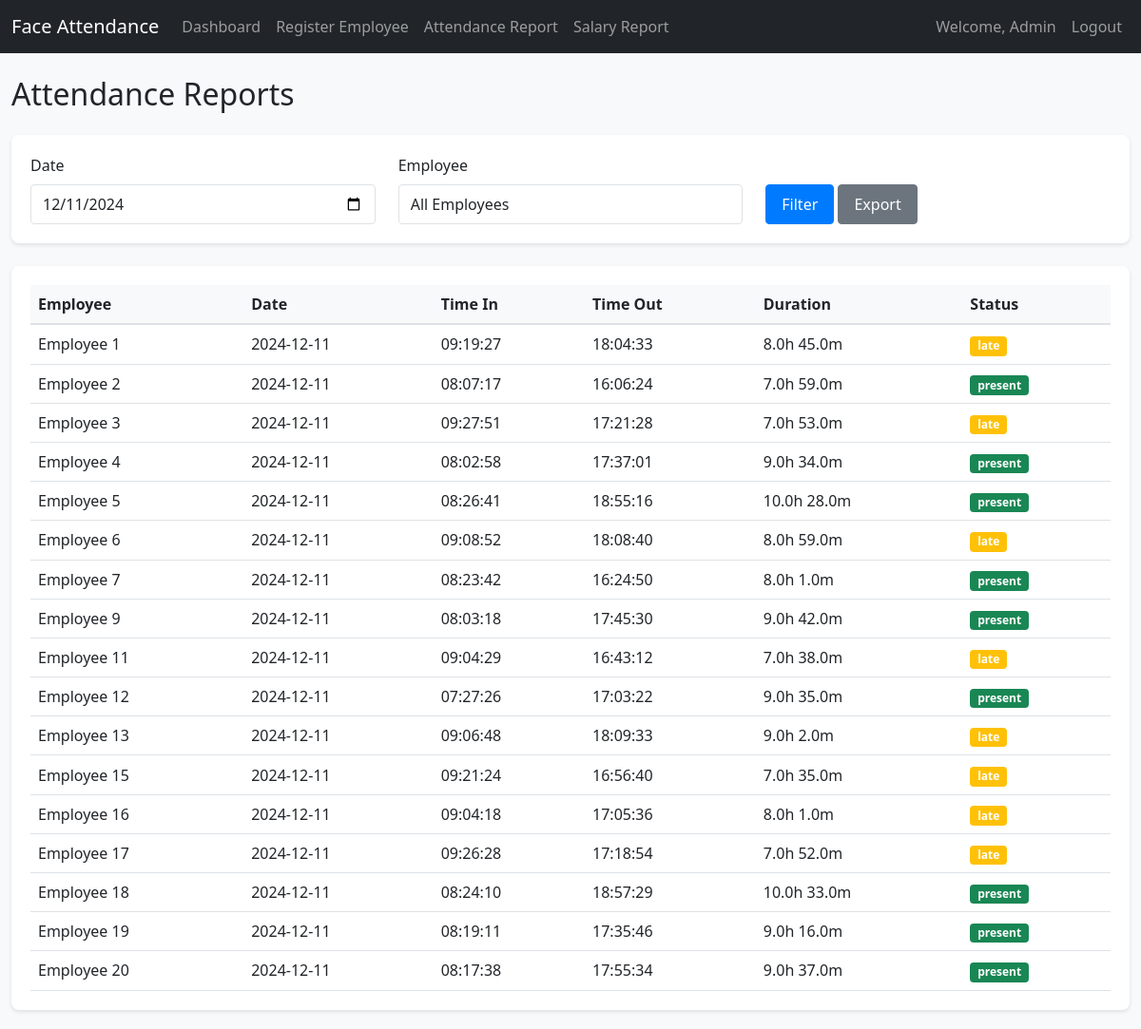
Before: /admin/reports (signed in) with the older database file.
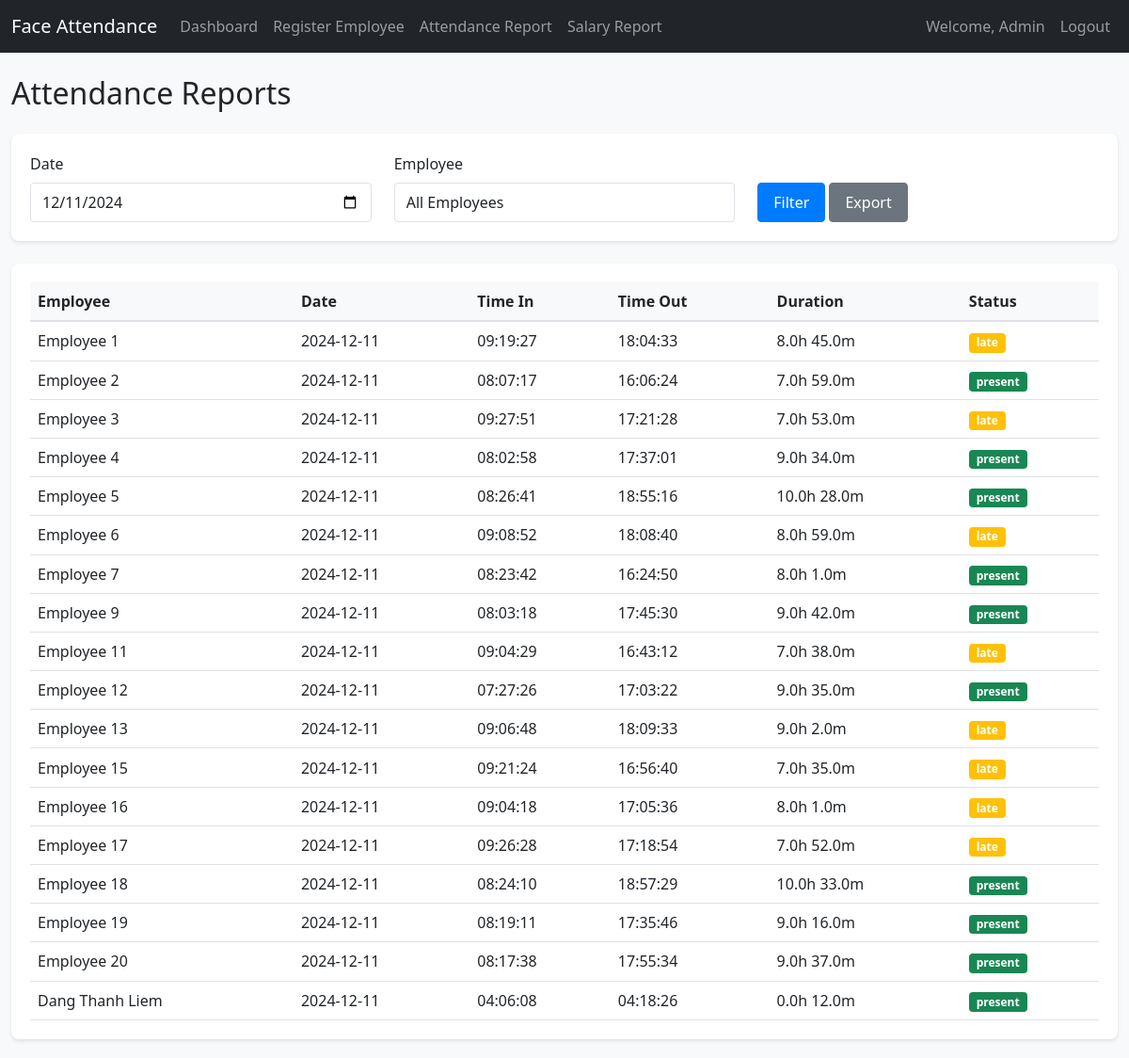
After: the same page with the newer database file.
### app/models.py (models this page shows, shortened)
class User(UserMixin, db.Model):
    id = db.Column(db.Integer, primary_key=True)
    username = db.Column(db.String(64), unique=True, nullable=False)
    email = db.Column(db.String(120), unique=True, nullable=False)
    password_hash = db.Column(db.String(128))
    name = db.Column(db.String(64))
    is_admin = db.Column(db.Boolean, default=False)
    face_encoding = db.Column(db.LargeBinary)
    position = db.Column(db.String(100))
    hourly_rate = db.Column(db.Float, default=0)
    attendances = db.relationship('Attendance', backref='user', lazy=True)

class Attendance(db.Model):
    id = db.Column(db.Integer, primary_key=True)
    user_id = db.Column(db.Integer, db.ForeignKey('user.id'), nullable=False)
    date = db.Column(db.Date, nullable=False)
    time_in = db.Column(db.DateTime, nullable=False)
    time_out = db.Column(db.DateTime)
    status = db.Column(db.String(20), default='present')  # present, late, absent

### app/routes.py (the view)
@admin.route('/reports')
@login_required
def reports():
    if not current_user.is_admin:
        return redirect(url_for('employee.dashboard'))
    date = request.args.get('date', datetime.now().date())
    employee_id = request.args.get('employee_id')
    query = Attendance.query
    if date:
        query = query.filter_by(date=date)
    if employee_id:
        query = query.filter_by(user_id=employee_id)
    attendances = query.all()
    employees = User.query.filter_by(is_admin=False).all()
    return render_template('admin/reports.html',
                         attendances=attendances,
                         employees=employees,
                         selected_date=date,
                         selected_employee=employee_id)

### app/models.py (called while the page is built)
@login_manager.user_loader
def load_user(id):
    return User.query.get(int(id))

### app/templates/admin/reports.html (shortened to what this page needs)
{% extends "base.html" %}
{% block content %}
<h2>Attendance Reports</h2>
<div class="card mt-4">
    <div class="card-body">
        <form method="GET" class="row">
            <div class="col-md-4">
                <label for="date" class="form-label">Date</label>
                <input type="date" class="form-control" id="date" name="date"
                       value="{{ selected_date }}">
            </div>
            <div class="col-md-4">
                <label for="employee_id" class="form-label">Employee</label>
                <select class="form-control" id="employee_id" name="employee_id">
                    <option value="">All Employees</option>
                </select>
            </div>
            <div class="col-md-4">
                <label class="form-label">&nbsp;</label>
                <div>
                    <button type="submit" class="btn btn-primary">Filter</button>
                    <button type="button" class="btn btn-secondary" onclick="exportReport()">Export</button>
                </div>
            </div>
        </form>
    </div>
</div>
<div class="card mt-4">
    <div class="card-body">
        <table class="table">
            <thead>
                <tr>
                    <th>Employee</th>
                    <th>Date</th>
                    <th>Time In</th>
                    <th>Time Out</th>
                    <th>Duration</th>
                    <th>Status</th>
                </tr>
            </thead>
            <tbody>
                {% for attendance in attendances %}
                <tr>
                    <td>{{ attendance.user.name }}</td>
                    <td>{{ attendance.date.strftime('%Y-%m-%d') }}</td>
                    <td>{{ attendance.time_in.strftime('%H:%M:%S') }}</td>
                    <td>{{ attendance.time_out.strftime('%H:%M:%S') if attendance.time_out }}</td>
                    <td>
                        {% if attendance.time_in and attendance.time_out %}
                            {% set duration = attendance.time_out - attendance.time_in %}
                            {{ duration.total_seconds() // 3600 }}h
                            {{ (duration.total_seconds() % 3600) // 60 }}m
                        {% endif %}
                    </td>
                    <td>
                        <span class="badge bg-{{ 'success' if attendance.status == 'present' else 'warning' }}">
                            {{ attendance.status }}
                        </span>
                    </td>
                </tr>
                {% endfor %}
            </tbody>
        </table>
    </div>
</div>
{% endblock %}

### app/templates/base.html (shortened to what this page needs)
<!DOCTYPE html>
<html lang="en">
  <head>
    <link
      href="https://cdn.jsdelivr.net/npm/bootstrap@5.1.3/dist/css/bootstrap.min.css"
      rel="stylesheet"
    />
    <link
      href="{{ url_for('static', filename='css/style.css') }}"
      rel="stylesheet"
    />
  </head>
  <body>
    <nav class="navbar navbar-expand-lg navbar-dark bg-dark">
      <div class="container">
        <a class="navbar-brand" href="#">Face Attendance</a>
        {% if current_user.is_authenticated %}
        <div class="collapse navbar-collapse" id="navbarNav">
          <ul class="navbar-nav me-auto">
            {% if current_user.is_admin %}
            <li class="nav-item">
              <a class="nav-link" href="{{ url_for('admin.dashboard') }}"
                >Dashboard</a
              >
            </li>
            <li class="nav-item">
              <a class="nav-link" href="{{ url_for('admin.register') }}"
                >Register Employee</a
              >
            </li>
            <li class="nav-item">
              <a class="nav-link" href="{{ url_for('admin.reports') }}"
                >Attendance Report</a
              >
            </li>
            <li class="nav-item">
              <a class="nav-link" href="{{ url_for('admin.salary_report') }}"
                >Salary Report</a
              >
            </li>
            {% endif %}
          </ul>
          <ul class="navbar-nav">
            <li class="nav-item">
              <span class="nav-link">Welcome, {{ current_user.name }}</span>
            </li>
            <li class="nav-item">
              <a class="nav-link" href="{{ url_for('auth.logout') }}">Logout</a>
            </li>
          </ul>
        </div>
        {% endif %}
      </div>
    </nav>
    <div class="container mt-4">
       {% block content %}{% endblock %}
    </div>
  </body>
</html>

### app/static/css/style.css (style rules this page uses)
body { background-color: #f8f9fa; }
.container { max-width: 1200px; }
.card { border: none; border-radius: 8px; box-shadow: 0 2px 4px rgba(0,0,0,0.1); margin-bottom: 20px; }
.card-body { padding: 20px; }
.table { margin-bottom: 0; }
.table th { background-color: #f8f9fa; border-bottom: 2px solid #dee2e6; }
.table td { vertical-align: middle; }
.form-control { border-radius: 4px; border: 1px solid #dee2e6; padding: 8px 12px; }
.btn { border-radius: 4px; padding: 8px 16px; font-weight: 500; }
.btn-primary { background-color: #007bff; border-color: #007bff; }

Changed rows visible on the page:
added Attendance: user.name "Dang Thanh Liem", date "2024-12-11", time_in "04:06:08", time_out "04:18:26", duration "0.0", value "12.0", status "present"
